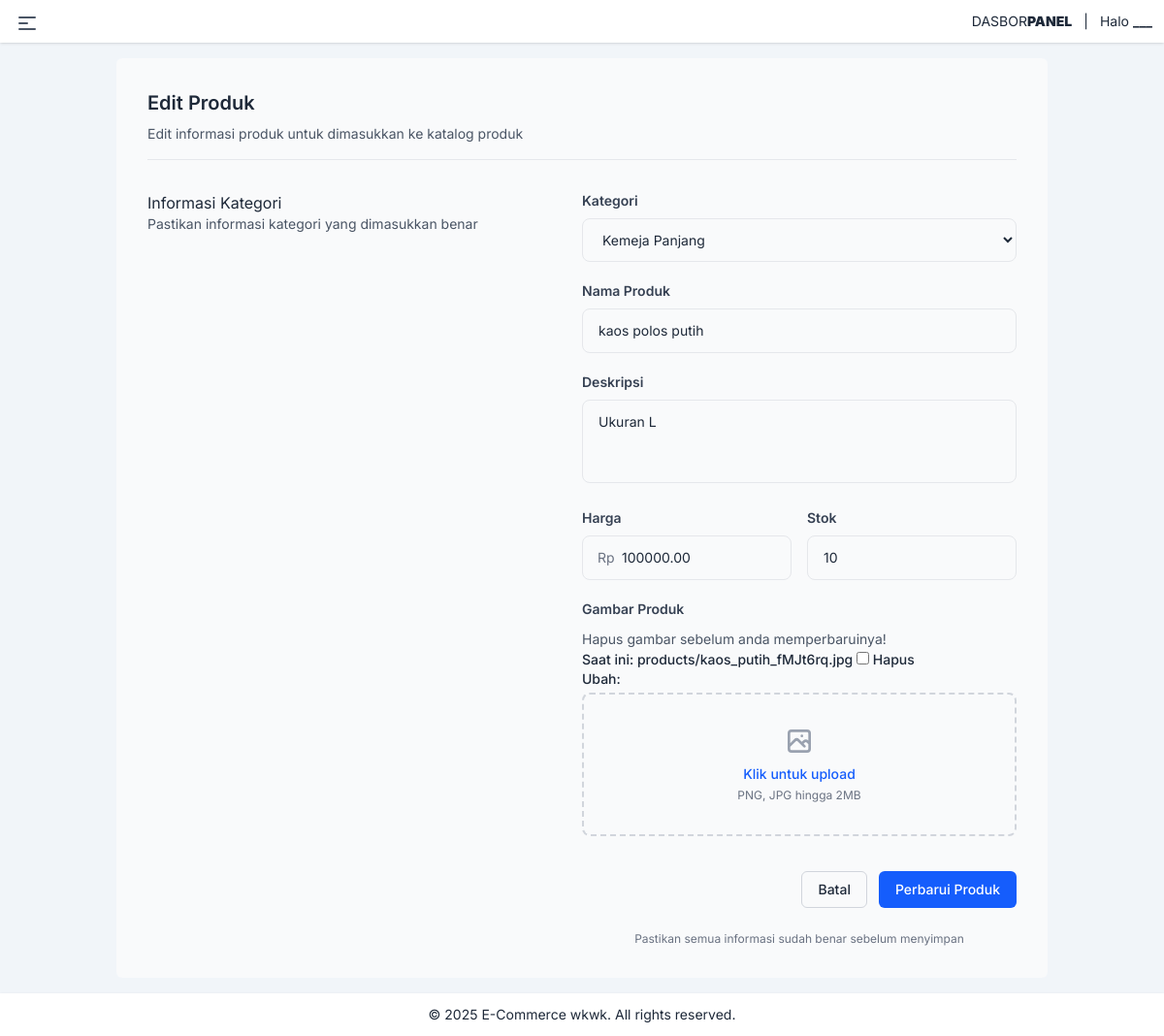
Page /product/edit/3/ (signed in) on the earlier database version.
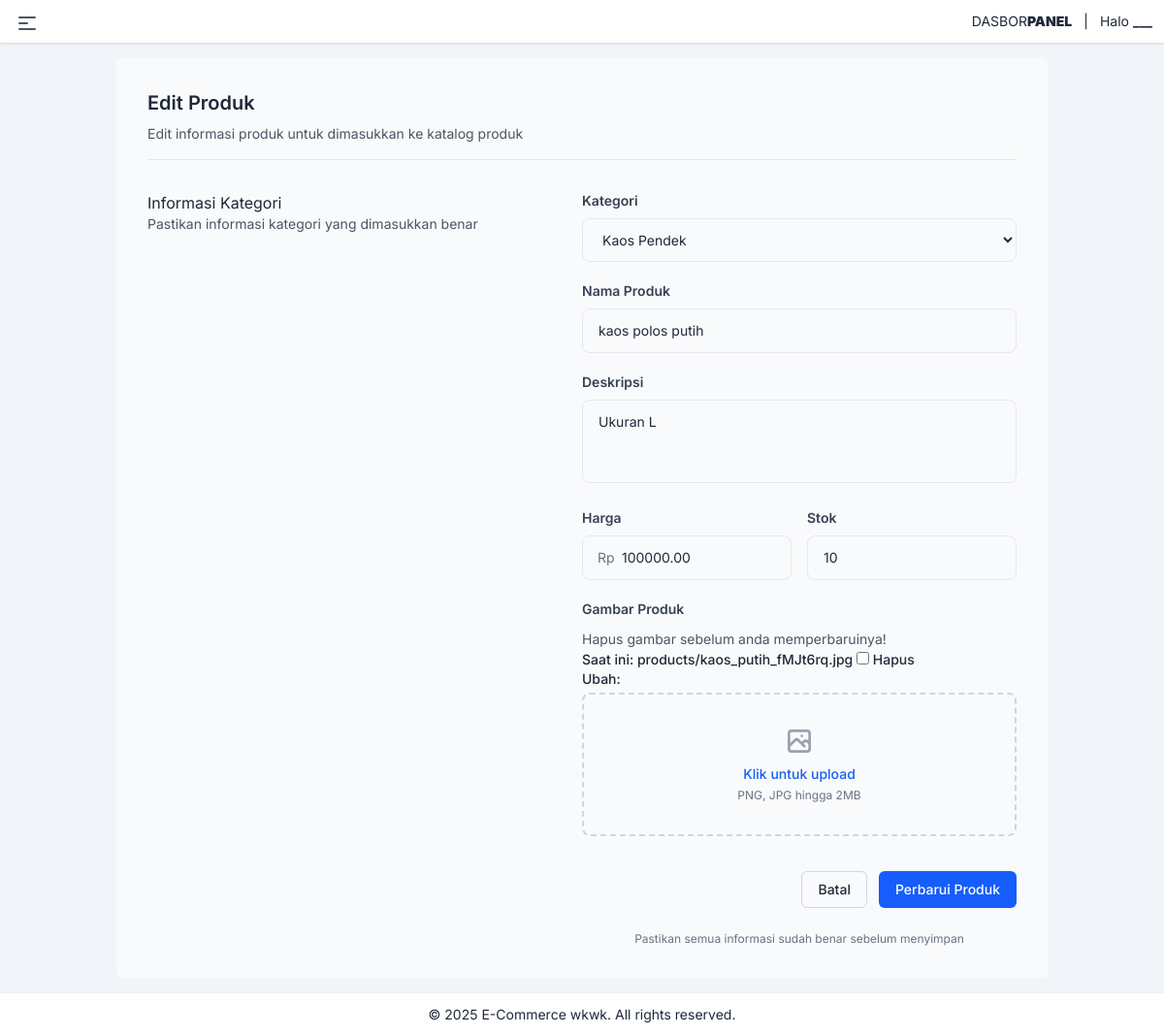
Same page on the later database version.
### catalog/models.py (models this page shows, shortened)
class Products(models.Model):
    name = models.CharField(max_length=255)
    description = models.TextField()
    category = models.ForeignKey(Category, on_delete=models.CASCADE, null=True, blank=True)
    price = models.DecimalField(max_digits=10, decimal_places=2)
    stock = models.IntegerField()
    image = models.ImageField(upload_to='products/', blank=True, null=True)
    created_at = models.DateTimeField(auto_now_add=True)
    updated_at = models.DateTimeField(auto_now=True)

### catalog/views.py (the view)
# urls.py: path('product/edit/<int:pk>/', views.edit_product, name='edit_product'),
@login_required
def edit_product(request, pk):
    product = get_object_or_404(Products, pk=pk)
    if request.method == 'POST':
        form = ProductForm(request.POST, request.FILES, instance=product)
        if form.is_valid():
            form.save()
            return JsonResponse({'status': 'success', 'message': 'Produk berhasil diperbarui.'})
        else:
            return JsonResponse({'status': 'error', 'message': 'Form tidak valid', 'errors': form.errors}, status=400)
    else:
        form = ProductForm(instance=product)
    return render(request, 'product/product_form.html', {'form': form, 'title': 'Edit Produk'})

### catalog/models.py (called while the page is built)
    def __str__(self):
        return self.name

### templates/product/product_form.html (shortened to what the changed rows need)
{% extends "base.html" %}
{% block content %}
{% load widget_tweaks %}
<div class="w-full text-gray-800 p-8 bg-gray-50 rounded-md">
    <div class="flex items-center justify-between border-b border-gray-200 mb-4">
        <div class="text-center md:text-left space-y-2 mb-4">
            <h1 class="text-xl font-semibold text-gray-800">{% if form.instance.pk %}Edit Produk{% else %}Tambah
                Produk{% endif %}</h1>
        </div>
    </div>
    <div class="flex md:flex-row mt-8">
        <div class="md:w-1/2">
            <h1 class="text-gray-800">Informasi Kategori</h1>
        </div>
        <div class="md:w-1/2">
            <form id="productForm" method="post" enctype="multipart/form-data"
                action="{% if form.instance.pk %}{% url 'edit_product' form.instance.pk %}{% else %}{% url 'add_product' %}{% endif %}"
                class="space-y-5">
                <div>
                    <label class="block text-sm font-semibold text-gray-700 mb-2">
                        Kategori
                    </label>
                    {{ form.category }}
                </div>
                <div>
                    <label class="block text-sm font-semibold text-gray-700 mb-2">
                        Nama Produk
                    </label>
                    {{ form.name }}
                </div>
                <div>
                    <label class="block text-sm font-semibold text-gray-700 mb-2">
                        Deskripsi
                    </label>
                    {{ form.description }}
                </div>
                <div class="grid grid-cols-2 gap-4">
                    <div>
                        <div class="relative">
                            <span
                                class="absolute left-4 top-1/2 transform -translate-y-1/2 text-gray-500 text-sm">Rp</span>
                            {{ form.price }}
                        </div>
                    </div>
                    <div>
                        <label class="block text-sm font-semibold text-gray-700 mb-2">
                            Stok
                        </label>
                        {{ form.stock }}
                    </div>
                </div>
            </form>
        </div>
    </div>
</div>
{% endblock %}

Differences in the rows shown:
changed Products "kaos polos putih": category "Kemeja Panjang" → "Kaos Pendek"
